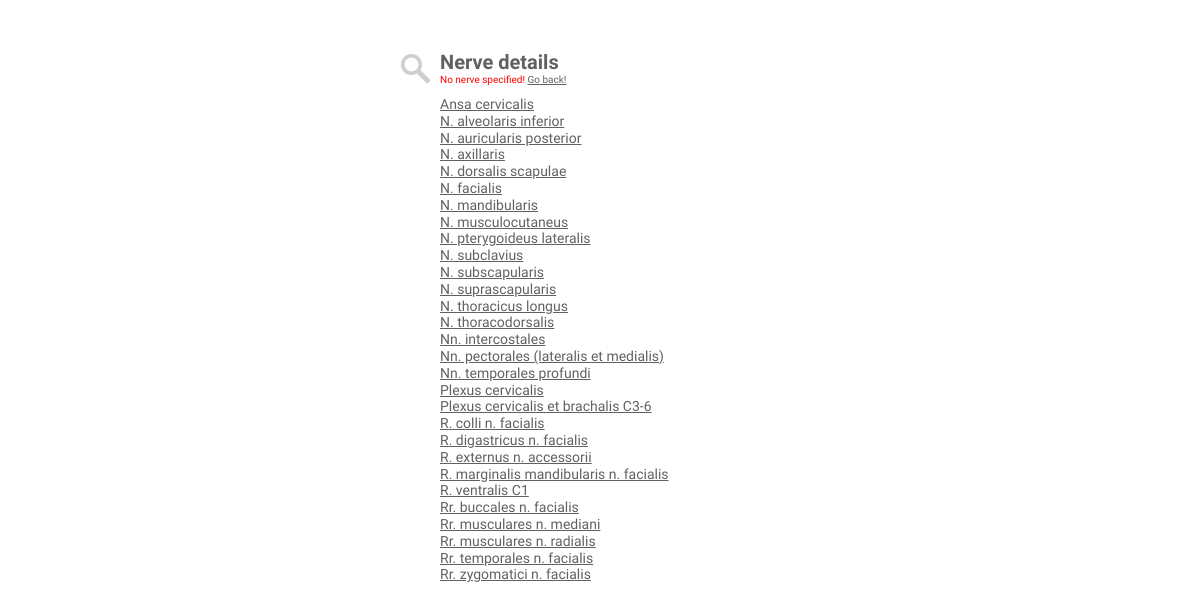
The app's page /nerve.php, older data.
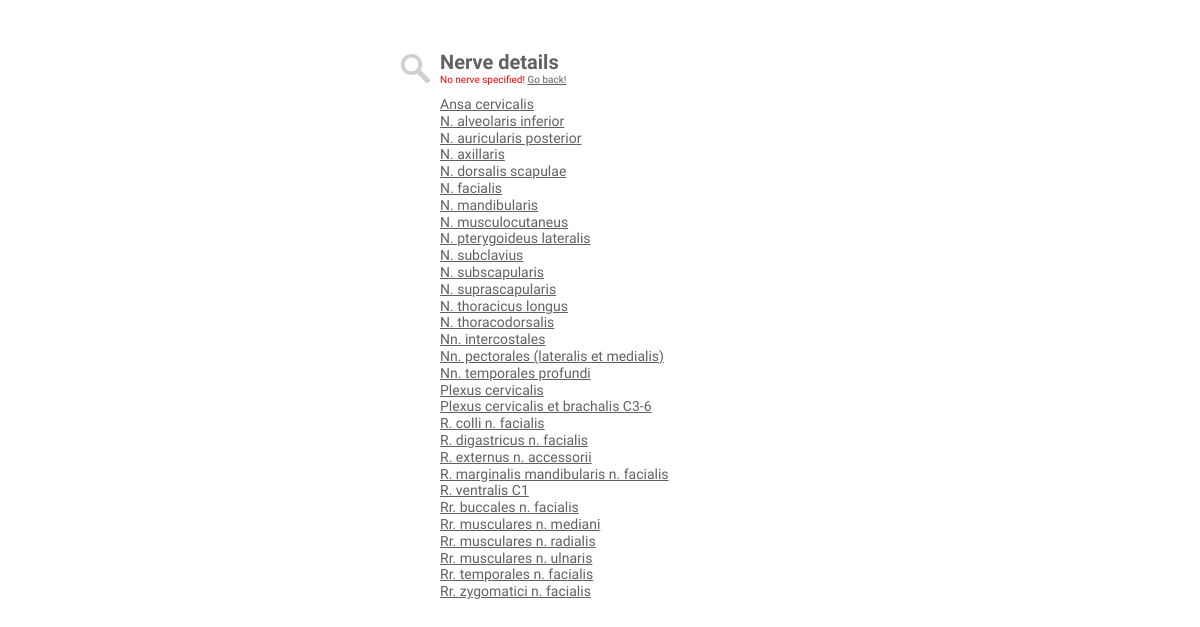
The same page, newer data.
### tables this page shows
CREATE TABLE `tbl_nerves` (
  `id` int(255) NOT NULL AUTO_INCREMENT,
  `lat_name` text NOT NULL,
  `name` text NOT NULL,
  `parent_nerve` varchar(255) NOT NULL,
  PRIMARY KEY (`id`)
);

### nerve.php (the view, shortened to what this page needs)
<?php
require_once("db_cred.php");
$db = new mysqli();
$db->connect($dbhost, $dbuser, $dbpass, $dbname);
$db->set_charset("utf8");
$search_string = preg_replace("/[^A-Za-z0-9]/", " ", $_GET['n']);
$search_string = $db->real_escape_string($search_string);
if (strlen($search_string) >= 1 && $search_string !== ' ') {
	$html  =  '';
	$html .= '<div class="icon"></div>';
	$html .= '<h2 class="title">Nerve details</h2>';
	$html .= '<h1 class="title">nerveLatName</h1>';
	$html .= '<h3 class="title" style="font-style: italic;">nerveName</h3>';
	$html .= '<h3 class="title" style="margin-top: 10px; margin-bottom: 10px;">The following muscles are innervated by this nerve:</h3>';
	$html .= '<ul class="results">';
	$html .= 'musclesPlaceholder';
	$html .= '</ul>';
	$html .= '<br /><h4 class="title"><a href=index.php>New search</a></h4>';
	$nervesql = 'SELECT * FROM tbl_nerves WHERE id = '.$search_string;
	$nervequery = $db->query($nervesql);
	while($nerveresult = $nervequery->fetch_array()) {
		$nervearray[] = $nerveresult;
	}
	if (isset($nervearray)) {
		foreach ($nervearray as $nerveresult) {
			$nerve_id = $nerveresult['id'];
			$nerve_latname = $nerveresult['lat_name'];
			$nerve_name = $nerveresult['name'];
			$output = str_replace('nerveLatName', $nerve_latname, $html);
			$output = str_replace('nerveName', $nerve_name, $output);
			$musclesql = 'SELECT * FROM tbl_muscles WHERE nerve = '.$nerve_id;
			$musclequery = $db->query($musclesql);
			while($muscleresult = $musclequery->fetch_array()) {
				$muscle_latname = $muscleresult['lat_name'];
				$muscle_id = $muscleresult['id'];
				$musclesoutput .= '';
				$musclesoutput .= '<li class="result">';
				$musclesoutput .= '<h3 class="title"><a href="muscle.php?m='.$muscle_id.'">';
				$musclesoutput .= $muscle_latname;
				$musclesoutput .= '</a></h3>';
				$musclesoutput .= '</li>';
			}
		}
		$output = str_replace('musclesPlaceholder', $musclesoutput, $output);
	} else {
		header("Location: index.php");
	}
} else {
	$output  =  '';
	$output .= '<div class="icon"></div>';
	$output .= '<h1 class="title">Nerve details</h1>';
	$output .= '<h5 class="err" style="margin-bottom: 10px;">No nerve specified! <a href="index.php">Go back!</a></h5>';
	$allnervessql = 'SELECT * FROM tbl_nerves ORDER by lat_name ASC';
	$allnervesquery = $db->query($allnervessql);
	while($allnervesresult = $allnervesquery->fetch_array()) {
		$nerve_latname = $allnervesresult['lat_name'];
		$nerve_id = $allnervesresult['id'];
		$output .= '<h3 class="title"><a href="nerve.php?n='.$nerve_id.'">'.$nerve_latname.'</a></h5>';
	}
}
?>
<!DOCTYPE HTML>
<html>
<head>
	<link href="resources/style/style.css" rel="stylesheet" type="text/css" />
</head>
<body>
	<div id="main">
		<?php echo $output; ?>
	</div>
</body>
</html>

### resources/style/style.css (style rules this page uses)
html, body, div, span, applet, object, iframe, h1, h2, h3, h4, h5, h6, p, blockquote, pre, a, abbr, acronym, address, big, cite, code, del, dfn, em, img, ins, kbd, q, s, samp, small, strike, strong, sub, sup, tt, var, u, i, center, dl, dt, dd, ol, ul, li, fieldset, form, label, legend, table, caption, tbody, tfoot, thead, tr, th, td, article, aside, canvas, details, embed, figure, figcaption, footer, header, hgroup, menu, nav, output, ruby, section, summary, time, mark, audio, video { margin: 0; padding: 0; border: 0; font-size: 100%; font: inherit; vertical-align: baseline; font-weight: normal; -webkit-font-smoothing: antialiased; }
body { line-height: 1; }
a { outline: none; text-decoration: none; color: #616161; text-decoration: underline; }
h1 { font-family: 'PT Sans', Verdana, Arial, sans-serif; font-weight: bold; line-height: 1.6em; color: #616161; text-decoration: none; font-size: 20px; }
h3 { font-family: 'PT Sans', Verdana, Arial, sans-serif; line-height: 1.6em; color: #616161; text-decoration: none; font-size: 14px; }
h5 { font-family: 'PT Sans', Verdana, Arial, sans-serif; line-height: 1.6em; color: #ababab; text-decoration: none; font-size: 10px; }
div#main { width: 400px; margin: 50px auto 20px auto; }
.title { line-height: 1.2em; position: relative; margin-left: 40px; }
.err { line-height: 1.2em; position: relative; margin-left: 40px; color: red; }
div.icon { margin-top: 4px; float: left; width: 31px; height: 30px; background-image: url(../images/magnify.gif); background-repeat: no-repeat; -webkit-transition-property: background-position, color; -webkit-transition-duration: .2s, .1s; -webkit-transition-timing-function: linear, linear; -moz-transition-property: background-position, color; -moz-transition-duration: .2s, .1s; -ms-transition-duration: .2s, .1s; -ms-transition-timing-property: linear, linear; -o-transition-property: background-position, color; -o-transition-duration: .2s, .1s; -o-transition-timing-property: linear, linear; transition-property: background-position, color; transition-duration: .2s, .1s; transition-timing-property: linear, linear; }

Row changes from the older to the newer data that the page shows:
added tbl_nerves: lat_name "Rr. musculares n. ulnaris"
